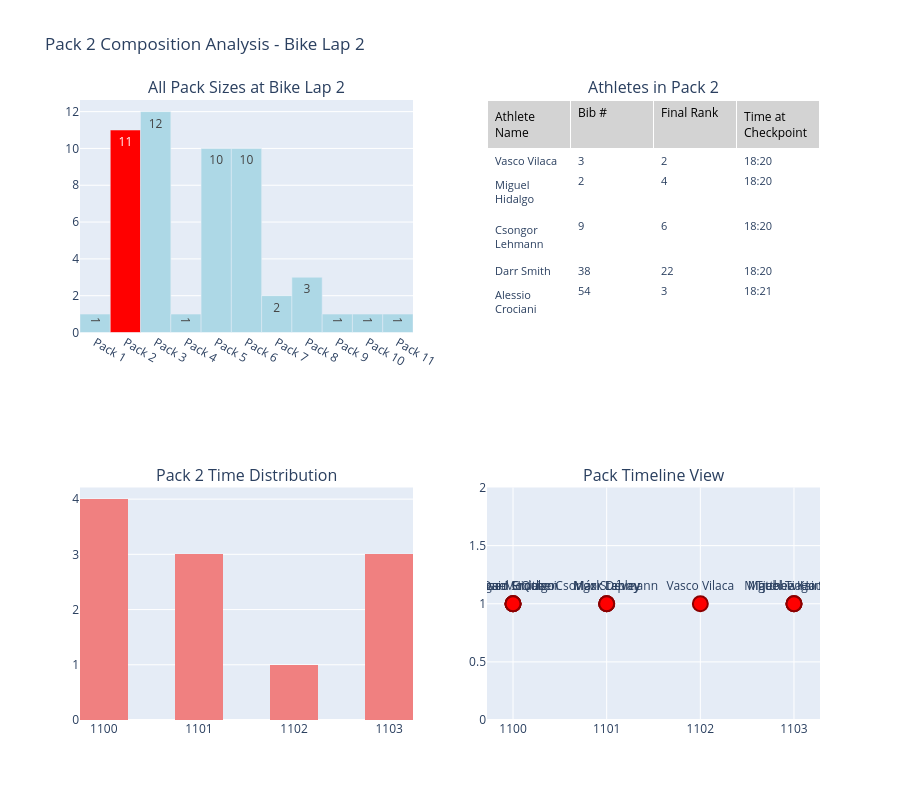

The code cell stored with this chart in its notebook:
### Markdown cell above
## Custom Pack Explorer

Use the function below to explore any pack at any checkpoint. Simply change the parameters and run the cell!

### Code cell
# CUSTOMIZABLE PACK EXPLORER
# Change these parameters to explore different packs and checkpoints

EXPLORE_CHECKPOINT = "Elapsed_After_Bike_Lap_2"  # Change this to any checkpoint
EXPLORE_PACK_ID = 1  # Change this to any pack ID (0 = Pack 1, 1 = Pack 2, etc.)

print(f"🔍 EXPLORING: Pack {EXPLORE_PACK_ID + 1} at {EXPLORE_CHECKPOINT.replace('Elapsed_After_', '').replace('_', ' ')}")
print("="*60)

# Explore the selected pack
custom_fig = explore_pack_composition(EXPLORE_CHECKPOINT, EXPLORE_PACK_ID)

print(f"\n💡 Quick Pack Changes:")
print("- Change EXPLORE_CHECKPOINT to see different race moments")
print("- Change EXPLORE_PACK_ID to see different packs (0=Pack 1, 1=Pack 2, etc.)")
print("- Re-run this cell to see the updated analysis!")

### Figure 1 — Plotly figure (JSON) as saved in the notebook; plotly's stock layout.template omitted (floating-point values rounded to 4 significant figures)
{"data": [{"marker": {"color": ["lightblue", "red", "lightblue", "lightblue", "lightblue", "lightblue", "lightblue", "lightblue", "lightblue", "lightblue", "lightblue"]}, "name": "Pack Sizes", "showlegend": false, "text": ["1", "11", "12", "1", "10", "10", "2", "3", "1", "1", "1"], "textposition": "auto", "type": "bar", "x": ["Pack 1", "Pack 2", "Pack 3", "Pack 4", "Pack 5", "Pack 6", "Pack 7", "Pack 8", "Pack 9", "Pack 10", "Pack 11"], "xaxis": "x", "y": [1, 11, 12, 1, 10, 10, 2, 3, 1, 1, 1], "yaxis": "y"}, {"cells": {"align": "left", "fill": {"color": "white"}, "font": {"size": 11}, "values": [["Vasco Vilaca", "Miguel Hidalgo", "Csongor Lehmann", "Darr Smith", "Alessio Crociani", "Max Stapley", "Márk Dévay", "Matthew Hauser", "Tjebbe Kaindl", "Chase McQueen", "Miguel Tiago Silva"], [3, 2, 9, 38, 54, 17, 35, 1, 18, 15, 16], ["2", "4", "6", "22", "3", "7", "15", "1", "17", "19", "37"], ["18:20", "18:20", "18:20", "18:20", "18:21", "18:21", "18:21", "18:22", "18:23", "18:23", "18:23"]]}, "domain": {"x": [0.55, 1], "y": [0.625, 1]}, "header": {"align": "left", "fill": {"color": "lightgray"}, "font": {"color": "black", "size": 12}, "values": ["Athlete Name", "Bib #", "Final Rank", "Time at Checkpoint"]}, "type": "table"}, {"marker": {"color": "lightcoral"}, "name": "Time Distribution", "nbinsx": 8, "showlegend": false, "type": "histogram", "x": [1102, 1100, 1101, 1100, 1100, 1101, 1101, 1103, 1103, 1100, 1103], "xaxis": "x2", "yaxis": "y2"}, {"hovertemplate": "<b>%{text}</b><br>Time: %{x:.0f}s<br>Pack: %{y}<extra></extra>", "marker": {"color": "red", "line": {"color": "darkred", "width": 2}, "size": 15}, "mode": "markers+text", "name": "Pack 2", "showlegend": false, "text": ["Vasco Vilaca", "Miguel Hidalgo", "Csongor Lehmann", "Darr Smith", "Alessio Crociani", "Max Stapley", "Márk Dévay", "Matthew Hauser", "Tjebbe Kaindl", "Chase McQueen", "Miguel Tiago Silva"], "textposition": "top center", "type": "scatter", "x": [1102, 1100, 1101, 1100, 1100, 1101, 1101, 1103, 1103, 1100, 1103], "xaxis": "x3", "y": [1, 1, 1, 1, 1, 1, 1, 1, 1, 1, 1], "yaxis": "y3"}], "layout": {"annotations": [{"font": {"size": 16}, "showarrow": false, "text": "All Pack Sizes at Bike Lap 2", "x": 0.225, "xanchor": "center", "xref": "paper", "y": 1, "yanchor": "bottom", "yref": "paper"}, {"font": {"size": 16}, "showarrow": false, "text": "Athletes in Pack 2", "x": 0.775, "xanchor": "center", "xref": "paper", "y": 1, "yanchor": "bottom", "yref": "paper"}, {"font": {"size": 16}, "showarrow": false, "text": "Pack 2 Time Distribution", "x": 0.225, "xanchor": "center", "xref": "paper", "y": 0.375, "yanchor": "bottom", "yref": "paper"}, {"font": {"size": 16}, "showarrow": false, "text": "Pack Timeline View", "x": 0.775, "xanchor": "center", "xref": "paper", "y": 0.375, "yanchor": "bottom", "yref": "paper"}], "height": 800, "showlegend": false, "title": {"text": "Pack 2 Composition Analysis - Bike Lap 2"}, "xaxis": {"anchor": "y", "domain": [0, 0.45]}, "xaxis2": {"anchor": "y2", "domain": [0, 0.45]}, "xaxis3": {"anchor": "y3", "domain": [0.55, 1]}, "yaxis": {"anchor": "x", "domain": [0.625, 1]}, "yaxis2": {"anchor": "x2", "domain": [0, 0.375]}, "yaxis3": {"anchor": "x3", "domain": [0, 0.375]}}}
